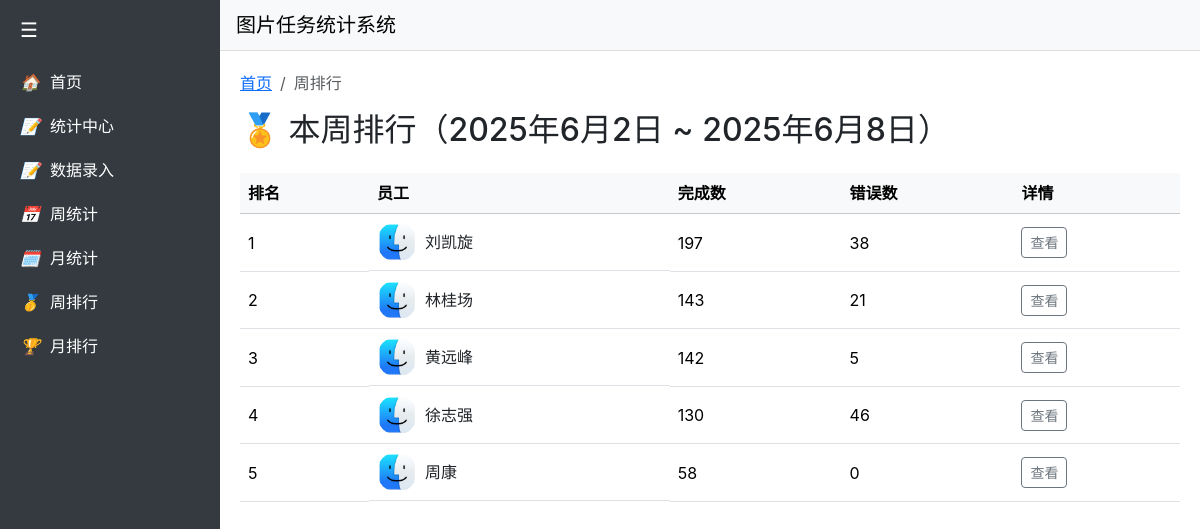
The page /ranking/week/ on the database its author committed.
### TaskHelper/models.py (models this page shows, shortened)
class Employee(models.Model):
    name = models.CharField("员工", max_length=50)
    avatar = models.ImageField("头像", upload_to='avatars/', blank=True, null=True)
    class Meta:
        verbose_name = _("员工")              # 单数显示名
        verbose_name_plural = _("员工")       # 复数显示名
    def get_avatar_url(self):
        if self.avatar and self.avatar.name:
            return self.avatar.url
        return '/static/Finder.png'

### TaskHelper/views.py (the view)
# urls.py: path('ranking/week/', views.weekly_ranking, name='weekly_ranking'),
def weekly_ranking(request):
    start_date, end_date = get_current_week_range()
    ranking = TaskRecord.objects.filter(date__range=(start_date, end_date)) \
        .values('employee__id', 'employee__name') \
        .annotate(total_completed=Sum('completed'), total_errors=Sum('errors')) \
        .order_by('-total_completed')
    for item in ranking:
        emp = Employee.objects.get(id=item['employee__id'])
        item['avatar_url'] = emp.get_avatar_url()
        records = TaskRecord.objects.filter(employee=emp, date__range=(start_date, end_date)).order_by('date')
        item['chart_labels'] = [r.date.strftime("%Y-%m-%d") for r in records]
        item['chart_values'] = [r.completed for r in records]
    return render(request, 'TaskHelper/weekly_ranking.html', {
        'ranking': ranking,
        'start_date': start_date,
        'end_date': end_date,
    })

### TaskHelper/views.py (called while the page is built)
def get_current_week_range():
    today = date.today()
    start = today - timedelta(days=today.weekday())
    end = start + timedelta(days=6)
    return start, end

### TaskHelper/templates/TaskHelper/weekly_ranking.html (shortened to what this page needs)
{% extends 'TaskHelper/base.html' %}
{% load static %}
{% block breadcrumbs %}
<nav aria-label="breadcrumb">
  <ol class="breadcrumb">
    <li class="breadcrumb-item"><a href="{% url 'dashboard' %}">首页</a></li>
    <li class="breadcrumb-item active" aria-current="page">周排行</li>
  </ol>
</nav>
{% endblock %}
{% block content %}
<h2>🏅 本周排行（{{ start_date }} ~ {{ end_date }}）</h2>
<div class="table-responsive mt-4">
  <table class="table table-hover align-middle">
    <thead class="table-light">
      <tr>
        <th>排名</th>
        <th>员工</th>
        <th>完成数</th>
        <th>错误数</th>
        <th>详情</th>
      </tr>
    </thead>
    <tbody>
      {% for item in ranking %}
        <tr>
          <td>{{ forloop.counter }}</td>
          <td class="d-flex align-items-center gap-2">
            <a href="{% url 'employee_detail' employee_id=item.employee__id %}" class="d-flex align-items-center text-decoration-none text-dark gap-2">
              <img src="{{ item.avatar_url }}" class="rounded-circle" width="40" height="40" alt="头像">
              <span>{{ item.employee__name }}</span>
            </a>
          </td>
          <td>{{ item.total_completed }}</td>
          <td>{{ item.total_errors }}</td>
          <td>
            <button class="btn btn-sm btn-outline-secondary"
                    data-bs-toggle="collapse"
                    data-bs-target="#details-{{ forloop.counter }}">
              查看
            </button>
          </td>
        </tr>
      {% empty %}
        <tr><td colspan="5" class="text-center">暂无数据</td></tr>
      {% endfor %}
    </tbody>
  </table>
</div>
{% endblock %}

### TaskHelper/templates/TaskHelper/base.html (style rules this page uses)
body { display: flex; margin: 0; min-height: 100vh; font-family: -apple-system, BlinkMacSystemFont, "Segoe UI", Roboto, "Helvetica Neue", Arial; }

### rows shown on the page
Employee: employee__name "刘凯旋", total_completed "197", total_errors "38"
Employee: employee__name "林桂场", total_completed "143", total_errors "21"
Employee: employee__name "黄远峰", total_completed "142", total_errors "5"
Employee: employee__name "徐志强", total_completed "130", total_errors "46"

### other values the page prints
{{ start_date }} "2025年6月2日"
{{ end_date }} "2025年6月8日"
{{ item.employee__name }} "周康"
{{ item.total_completed }} "58"
{{ item.total_errors }} "0"
